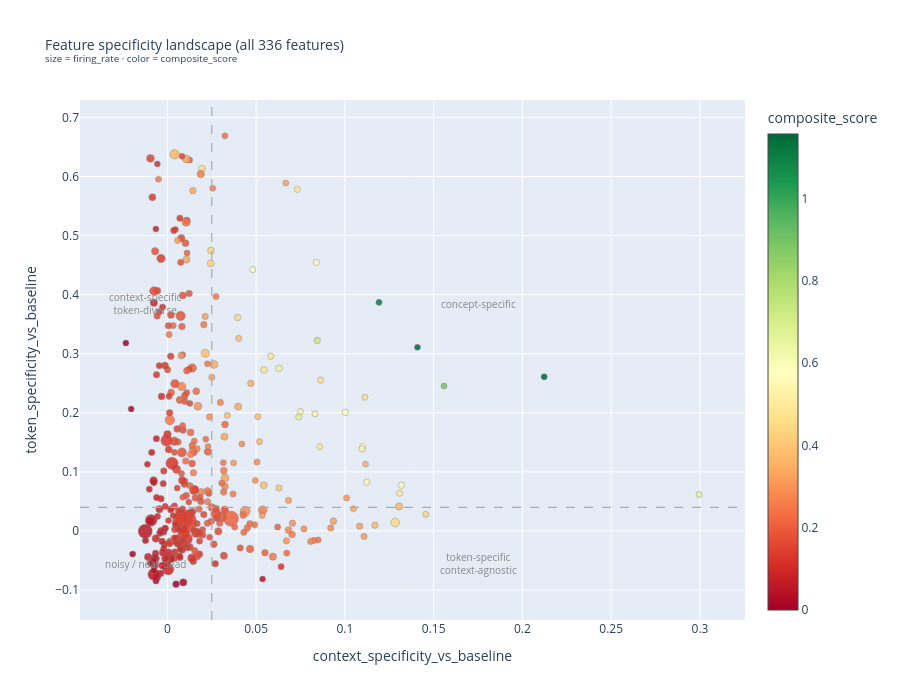

Notebook source saved alongside this figure:
### Code cell
# Plot the feature specificity score scatter plot
# y-axis: feature_token_specificity_score
# x-axis: feature_context_specificity_score
# color: composite_score
# size: firing_rate
# Note: feature interpretability tends to increase as you move up and to the right in this plot
plot_feature_specificity_scatter(tracer, top_n=None, size_by="firing_rate")

### Figure 1 — Plotly figure (JSON) as saved in the notebook; plotly's stock layout.template omitted (floating-point values rounded to 4 significant figures; data arrays with more than 128 entries replaced by an {"elided": "..."} marker saying what was removed)
{"data": [{"hoverinfo": "text", "marker": {"color": {"elided": "336 float values"}, "colorbar": {"title": {"text": "composite_score"}}, "colorscale": [[0, "rgb(165,0,38)"], [0.1, "rgb(215,48,39)"], [0.2, "rgb(244,109,67)"], [0.3, "rgb(253,174,97)"], [0.4, "rgb(254,224,139)"], [0.5, "rgb(255,255,191)"], [0.6, "rgb(217,239,139)"], [0.7, "rgb(166,217,106)"], [0.8, "rgb(102,189,99)"], [0.9, "rgb(26,152,80)"], [1, "rgb(0,104,55)"]], "line": {"color": "grey", "width": 0.5}, "opacity": 0.85, "size": {"elided": "336 float values"}}, "mode": "markers", "showlegend": false, "text": {"elided": "336 str values"}, "type": "scatter", "x": {"elided": "336 float values"}, "y": {"elided": "336 float values"}}], "layout": {"annotations": [{"font": {"color": "#888", "size": 10}, "showarrow": false, "text": "context-specific<br>token-diverse", "x": -0.01211, "xref": "x", "y": 0.3848, "yref": "y"}, {"font": {"color": "#888", "size": 10}, "showarrow": false, "text": "concept-specific", "x": 0.1752, "xref": "x", "y": 0.3848, "yref": "y"}, {"font": {"color": "#888", "size": 10}, "showarrow": false, "text": "noisy / near-dead", "x": -0.01211, "xref": "x", "y": -0.05542, "yref": "y"}, {"font": {"color": "#888", "size": 10}, "showarrow": false, "text": "token-specific<br>context-agnostic", "x": 0.1752, "xref": "x", "y": -0.05542, "yref": "y"}], "height": 700, "hovermode": "closest", "shapes": [{"line": {"color": "#aaa", "dash": "dash", "width": 1.2}, "type": "line", "x0": 0.025, "x1": 0.025, "y0": -0.1508, "y1": 0.7296}, {"line": {"color": "#aaa", "dash": "dash", "width": 1.2}, "type": "line", "x0": -0.04923, "x1": 0.3254, "y0": 0.04, "y1": 0.04}], "title": {"font": {"size": 14}, "text": "Feature specificity landscape (all 336 features)<br><sup>size = firing_rate · color = composite_score</sup>"}, "width": 900, "xaxis": {"range": [-0.04923, 0.3254], "title": {"text": "context_specificity_vs_baseline"}, "zeroline": false}, "yaxis": {"range": [-0.1508, 0.7296], "title": {"text": "token_specificity_vs_baseline"}, "zeroline": false}}}
